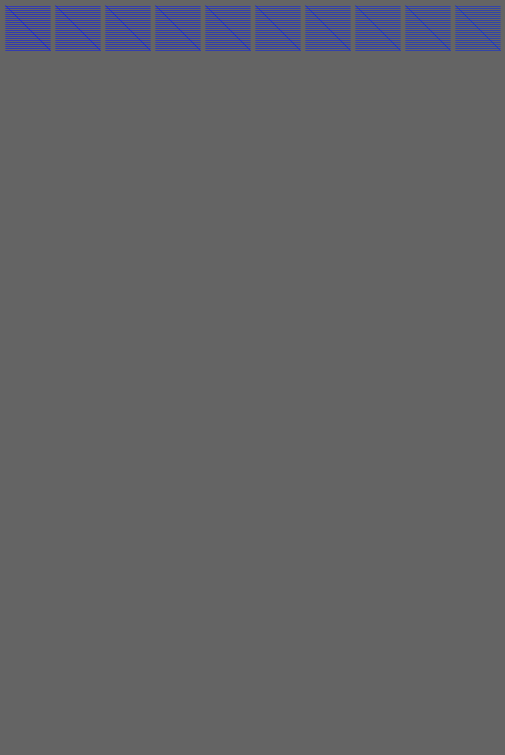
Frame 1 (no input)
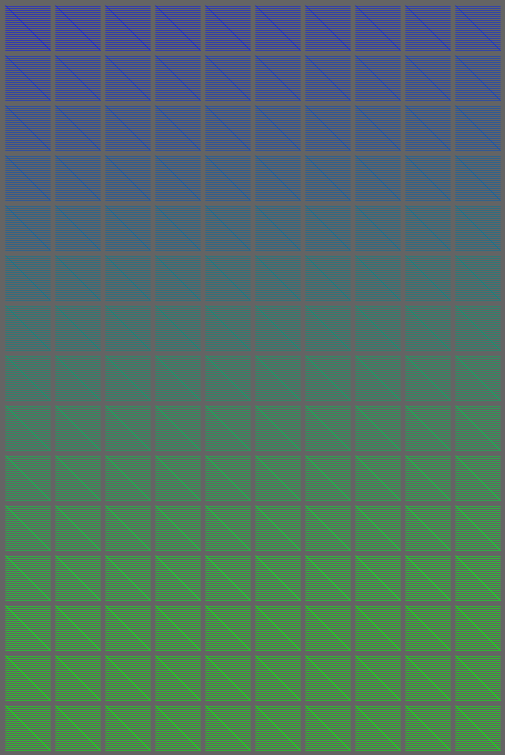
Frame 60 (the mouse pressed at the canvas centre just before this capture)
Frame 120 (the mouse held since frame 60 and released just before this capture): identical to frame 60, image omitted

The Processing sketch that drew these frames (run headless with seeded random() and noise(); from frame 60 on, the mouse is pressed at the canvas centre):

// Processing sketch: processing_133458
// ── processing_133458.pde

float x1, y1, x2, y2;
float i = 0;
float sw = 0.5;
int r, g, b;
void setup() {
  size(505, 755);
  background(100);
  strokeWeight(sw);
  x1 = 5.0;
  y1 = 5.0;
  x2 = 50.0;
  y2 = 50.0;
  r = 0;
  g = 20;
  b = 255;

}

void draw() { 
  int c = 0;
    while (x1 < 500.0) {
      stroke(r, g , b);
      for(int d = 0; d < 45; d += 2) {
        line(x1, y2 - d, x2, y2 - d);
      }   
      g+=2;
      b-=2;
      stroke(r, g , b);
      line(x1, y1, x2, y2);
      strokeWeight(sw);
      x1 += 50;
      x2 += 50;
      i++;
     
    
    }
  
    x1 = 5.0;
    x2 = 50.0;
    y1 += 50.0;
    y2 += 50.0;
    i = 0;
  }
